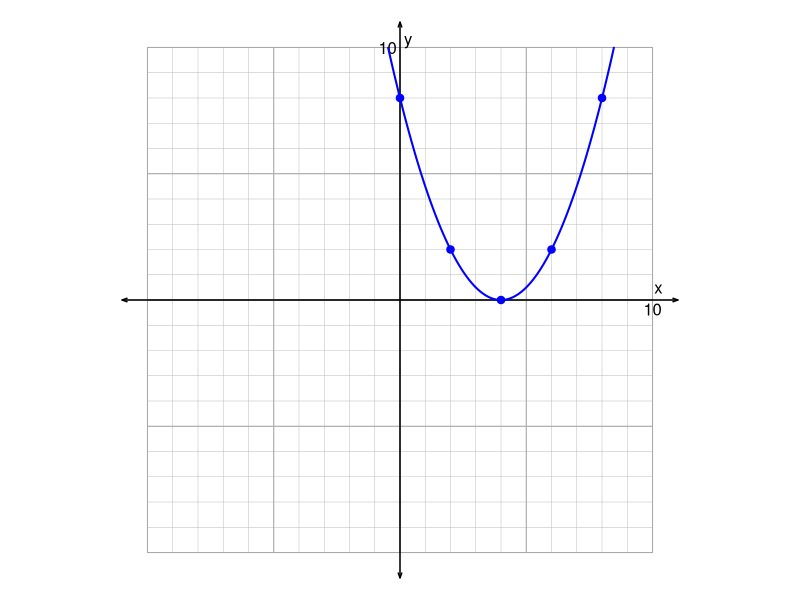

Write the R code that produced this figure.
## ---- chunk 1
library(MASS)
pn = function(c,d){
    cc = c[c!=0]
    dd = d[c!=0]
    p = paste0("{",cc,"}x^{",dd,"}",collapse="+")
    p = gsub("x^{0}","",p,fixed=T)
    p = gsub("x^{1}","x",p,fixed=T)
    p = gsub("+{-","-{",p,fixed=T)
    p = gsub("+{1}x","+x",p,fixed=T)
    p = gsub("-{1}x","-x",p,fixed=T)
    p = gsub("{-1}x","-x",p,fixed=T)
    p = gsub("{1}x","x",p,fixed=T)
    return(p)
}

while(T){
    aposs = c(-3,-2,-1,-1/2,-1/3,-1/4,1/4,1/3,1/2,1,2,3)
    a = sample(aposs,1)
    h = sample(1:6,1)*sample(c(-1,1),1)
    k = sample(-6:6,1)
    b = -h*2*a
    c = a*h^2+k
    if(abs(b)<11 && abs(c)<11 && abs(b)>0 && abs(c)>0 && c%%1==0 && b%%1==0){break}
}

ashow = c("-3","-2","-1","\\frac{-1}{2}","\\frac{-1}{3}","\\frac{-1}{4}","\\frac{1}{4}","\\frac{1}{3}","\\frac{1}{2}","1","2","3")

ala = paste0("* ",fractions(aposs),collapse="\n")
alb = paste0("* ",-10:10,collapse="\n")
alc = paste0("* ",-10:10,collapse="\n")

sola = paste0(1*(aposs==a),collapse="")
solb = paste0(1*(-10:10==b),collapse="")
solc = paste0(1*(-10:10==c),collapse="")

anice = ashow[aposs==a]

## ---- chunk 2
par(mar=c(0,0,0,0),pty="s")
plot(0,0,"n",xlim=c(-11,11),ylim=c(-11,11),axes=F,ann=F)
plot(0,0,"n",xlim=c(-11,11),ylim=c(-11,11),axes=F,ann=F)
for(j in -10:10){
    lines(c(-10,10),c(j,j),col="grey",lwd=0.5)
    lines(c(j,j),c(-10,10),col="grey",lwd=0.5)
}
for(j in seq(-10,10,5)){
    lines(c(-10,10),c(j,j),col="darkgrey",lwd=1)
    lines(c(j,j),c(-10,10),col="darkgrey",lwd=1)
}
arrows(-11,0,11,0,0.05,20,3,lwd=1.5)
arrows(0,-11,0,11,0.05,20,3,lwd=1.5)
text(10,0,"10",adj=c(0.5,1.2))
text(0,10,"10",adj=c(1.2,0.5))
text(10,0,"x",adj=c(-0.2,-0.5))
text(0,10,"y",adj=c(-0.5,-0.2))

x = seq(-10,10,0.01)
y = a*x^2+b*x+c
x = x[abs(y)<=10]
y = y[abs(y)<=10]
lines(x,y,col="blue",lwd=2)
x = seq(-10,10,1)
y = a*x^2+b*x+c
x = x[abs(y)%%1==0]
y = y[abs(y)%%1==0]
x = x[abs(y)<11]
y = y[abs(y)<11]
points(x,y,col="blue",pch=19)
